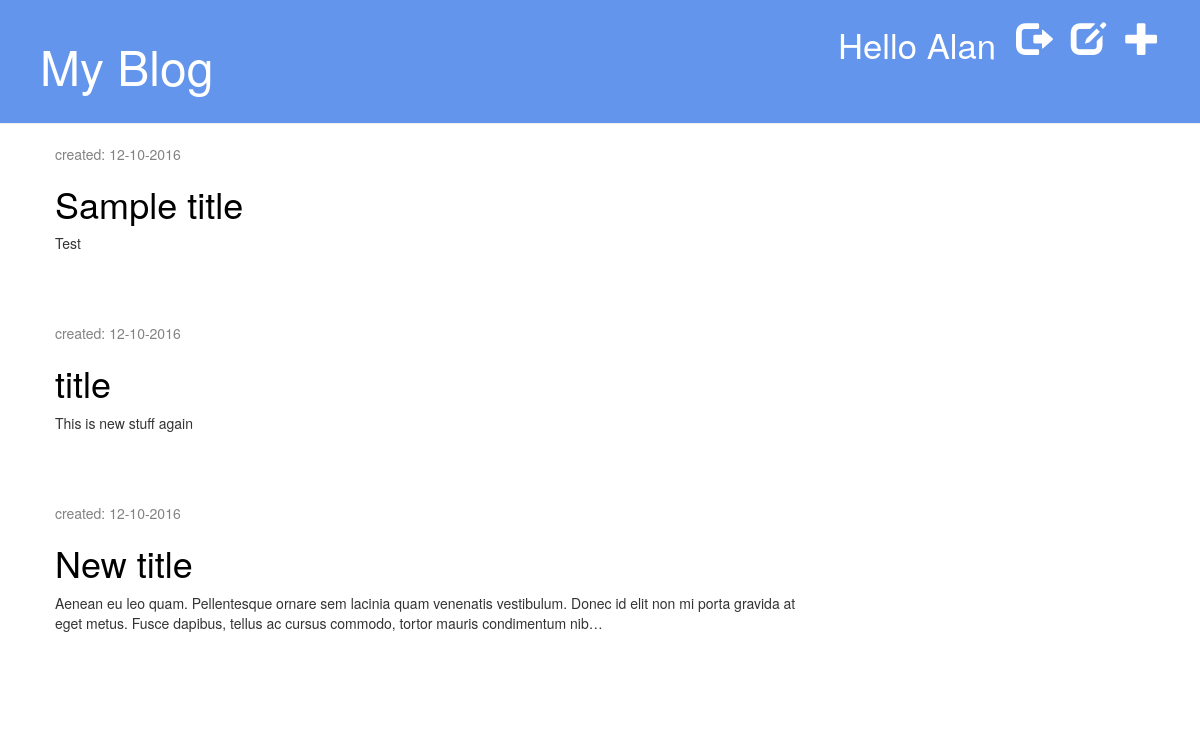
Before: /drafts/ (signed in) with the older database file.
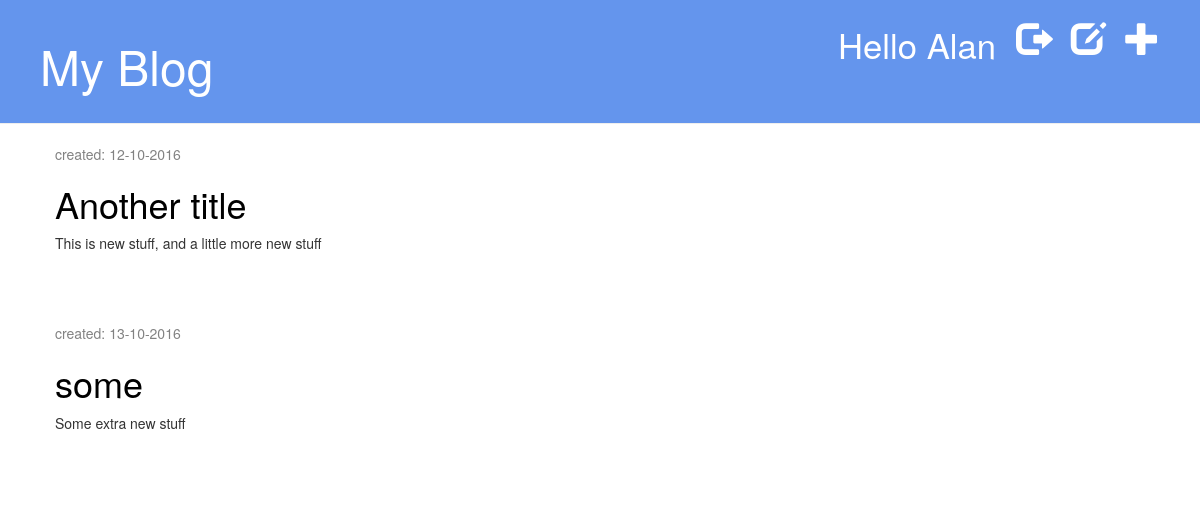
After: the same page with the newer database file.
### blog/models.py (models this page shows, shortened)
class Page(models.Model):
	author = models.ForeignKey('auth.User')
	title = models.CharField(max_length=200)
	text = models.TextField()
	slug = models.SlugField(unique=True)
	created_date = models.DateTimeField(
		default=timezone.now)
	published_date = models.DateTimeField(
		blank=True, null=True)

### blog/views.py (the view)
# urls.py: url(r'^drafts/$', views.page_draft_list, name='page_draft_list'),
@login_required
def page_draft_list(request):
    pages = Page.objects.filter(published_date__isnull=True).order_by('created_date')
    return render(request, 'blog/page_draft_list.html', {'pages': pages})

### blog/templates/blog/page_draft_list.html
{% extends 'blog/base.html' %}
{% block content %}
	{% for page in pages %}
	<div class="post">
		<p class="date">created: {{ page.created_date|date:'d-m-Y' }}</p>
		<h1><a href="{% url 'page_detail' pk=page.pk %}">{{ page.title }}</a></h1>
		<p>{{ page.text|truncatechars:200 }} </p>
	</div>
	{% endfor %}
{% endblock %}

Changed rows visible on the page:
no longer on this page (row edited): Page: created_date "12-10-2016", title "Sample title", text "Test"
no longer on this page (row edited): Page: created_date "12-10-2016", title "title", text "This is new stuff again"
no longer on this page (row edited): Page: created_date "12-10-2016", title "New title", text "Aenean eu leo quam. Pellentesque ornare sem lacinia quam venenatis vestibulum. Donec id elit non mi porta gravida at eget metus. Fusce dapibus, tellus ac cursus commodo, tortor mauris condimentum nib…"
now on this page (row edited): Page: created_date "12-10-2016", title "Another title", text "This is new stuff, and a little more new stuff"
added Page: created_date "13-10-2016", title "some", text "Some extra new stuff"
